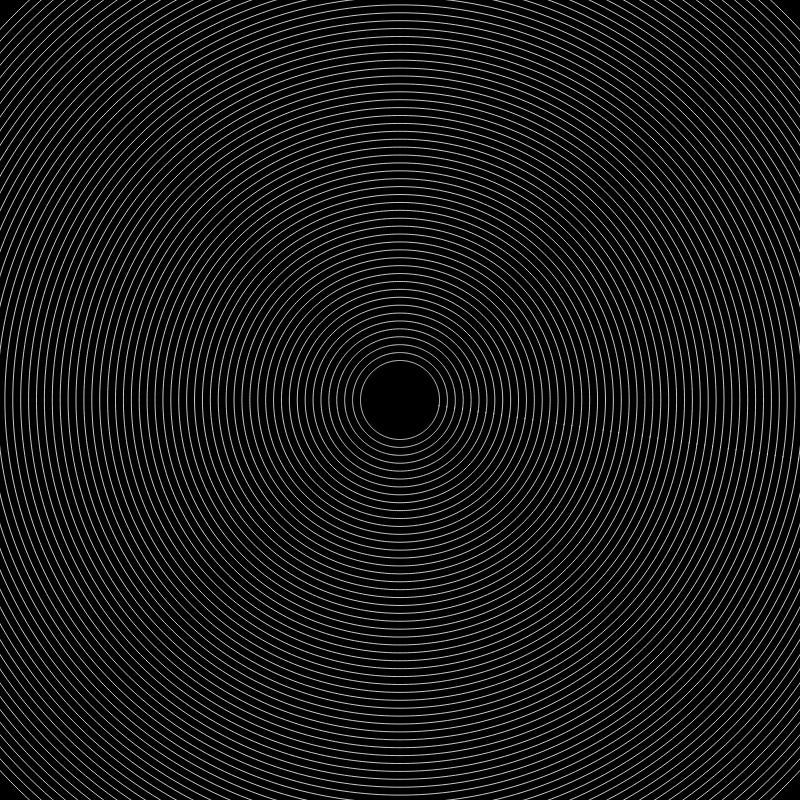
Frame 1 (no input)
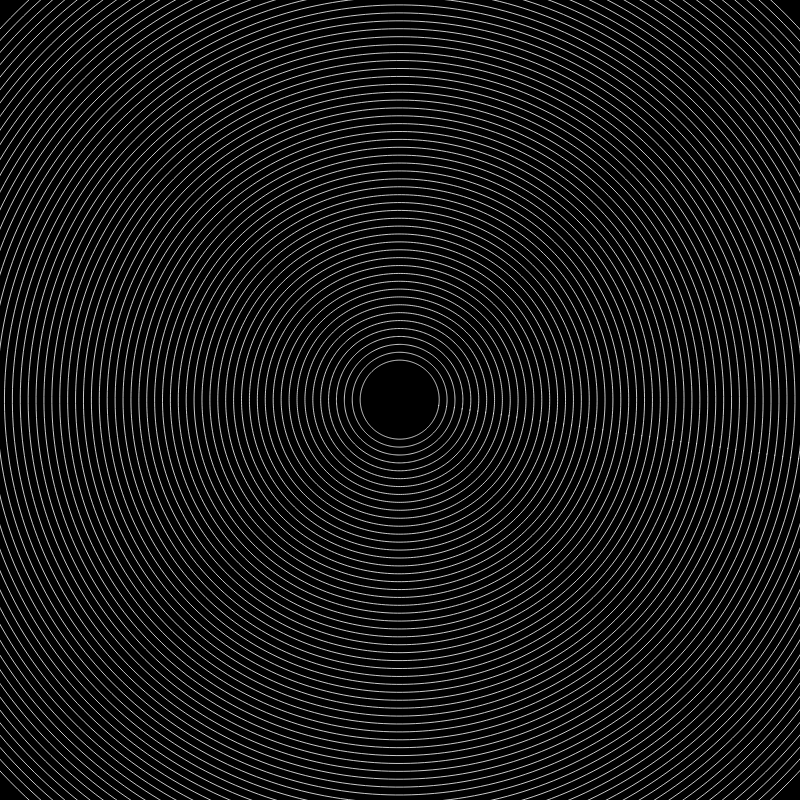
Frame 60 (no input)
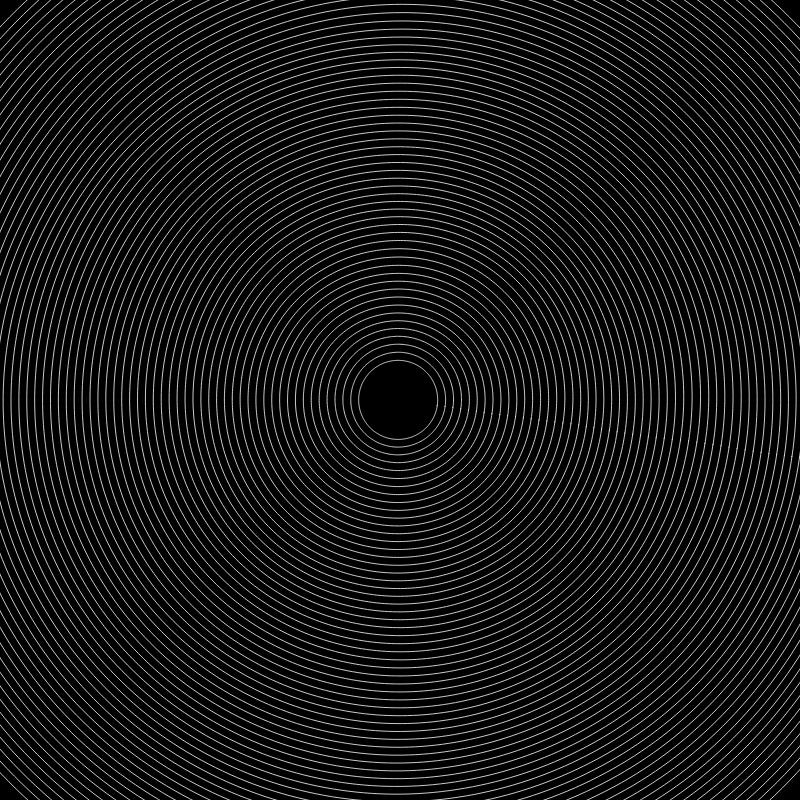
Frame 120 (the mouse pressed at the canvas centre since frame 60)

The p5.js sketch that drew these frames (run headless with seeded random() and noise() and a simulated clock; from frame 60 on, the mouse is pressed at the canvas centre):

// p5.js sketch
// ── sketch.js
function w(val) {
  if (val == null) return width;
  return width * val;
}

function h(val) {
  if (val == null) return height;
  return height * val;
}

function setup() {
  createCanvas(800, 800);
  colorMode(HSB, 360, 100, 100, 1.0);
}

function makeCircle(numSides, radius) {
  const points = [];
  const radiansPerStep = (Math.PI * 2) / numSides;
  for (let theta = 0; theta < Math.PI * 2; theta += radiansPerStep) {
    const x = 0.5 + radius * Math.cos(theta);
    const y = 0.5 + radius * Math.sin(theta);
    
    points.push([x, y]);
  }
  return points;
}

function chaikin(arr, num) {
  if (num === 0) return arr;
  const l = arr.length;
  const smooth = arr.map((c,i) => {
    return [[0.75*c[0] + 0.25*arr[(i + 1)%l][0],
             0.75*c[1] + 0.25*arr[(i + 1)%l][1]],
            [0.25*c[0] + 0.75*arr[(i + 1)%l][0],
            0.25*c[1] + 0.75*arr[(i + 1)%l][1]]];
    }).flat();
  return num === 1 ? smooth : chaikin(smooth, num - 1)
}

function distortPolygon(polygon) {
  return polygon.map(point => {
    const x = point[0];
    const y = point[1];
    const distance = dist(0.5, 0.5, x, y);
    
    const z = frameCount / 500;
    const z2 = frameCount / 200;

    const noiseFn = (x, y) => {
      const noiseX = (x + 0.31) * distance * 2 + z2;
      const noiseY = (y - 1.73) * distance * 2 + z2;
      return noise(noiseX, noiseY, z);
    }
        
    const theta = noiseFn(x, y) * Math.PI * 3;
    
    const amountToNudge = 0.08 - (Math.cos(z) * 0.08);
    const newX = x + (amountToNudge * Math.cos(theta));
    const newY = y + (amountToNudge * Math.sin(theta));
    
    return [newX, newY];
  });
}

function draw() {
  background(0, 0, 0);
  noFill();
  stroke(0, 0, 255);
  strokeWeight(w(0.001));

  for (let radius = 0.05; radius < 0.7; radius += 0.01) {
    const circle = makeCircle(20, radius);
    const distortedCircle = distortPolygon(circle);
    const smoothCircle = chaikin(distortedCircle, 4);
    
    beginShape();
    smoothCircle.forEach(point => {
      vertex(w(point[0]), h(point[1]));
    });
    endShape(CLOSE);
  }


}
